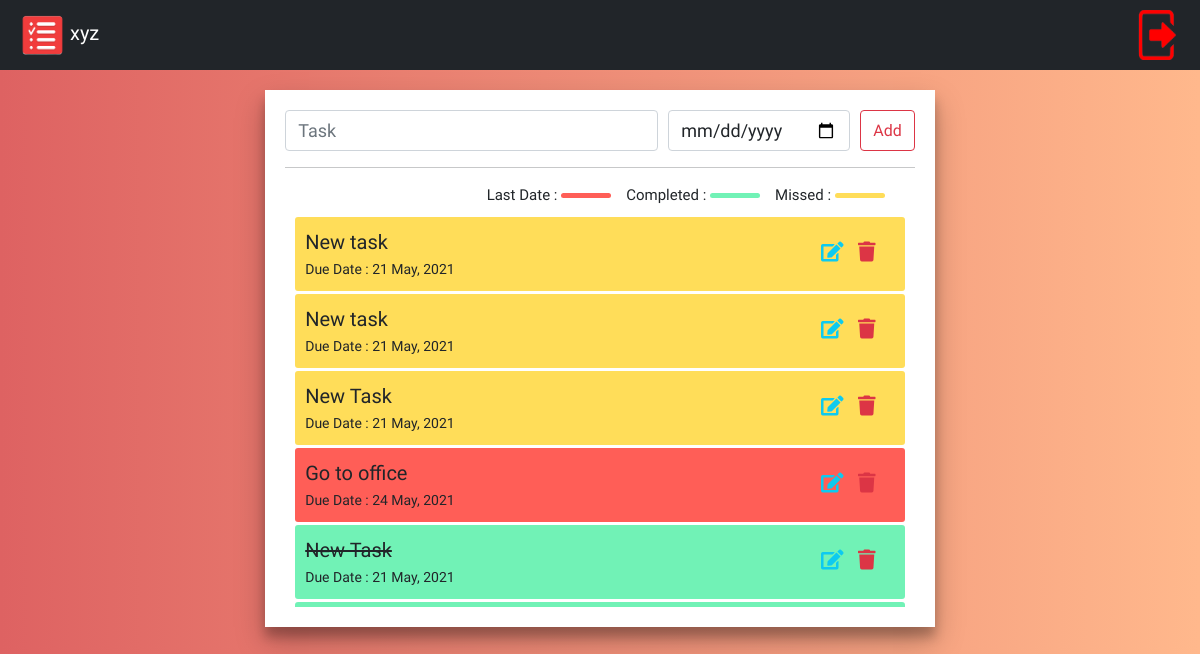
/task-list/ (signed in), run on the app's committed database.
### api/models.py (models this page shows, shortened)
class Task(models.Model):
    person = models.ForeignKey(User,on_delete=models.CASCADE,blank=True,null=True)
    task = models.CharField(max_length=400,blank=False,null=False)
    is_completed = models.BooleanField(default=False)
    created_at = models.DateTimeField(auto_now_add=True)
    due_date = models.DateField()

### api/views.py (the view, shortened to what this page needs)
# urls.py: path('task-list/', views.TaskList.as_view(),name='task-list'),
class TaskList(APIView):
    renderer_classes = [TemplateHTMLRenderer]
    def get(self, request):
        serializer = TaskSerializer()
        tasks = request.user.task_set.all().order_by('is_completed','due_date')
        return Response({'serializer':serializer,'tasks':tasks},template_name='dashboard.html')

### api/templates/dashboard.html (shortened to what this page needs)
{% extends 'index.html' %} {% block content%} {% load static %}
{% load rest_framework %}
<div class="container dashboard-wrapper">
    <form id="update-form" class="form-inline">
        <div class="inside-form">
        {% render_form serializer %}
        <input type="submit" class="btn  btn-outline-danger" value="Add">
        </div>
    </form>
    <hr>
    <div class="color-strip">
        <label >Last Date :&nbsp;</label>
        <label id="task-last-date"></label>
        <label >Completed :&nbsp;</label>
        <label id="task-completed"></label>
        <label >Missed :&nbsp;</label>
        <label id="task-missed"></label>
    </div>
    <div class="task-list">
        {% for task in tasks %}
            <div class="wrapper" data-id="{{task.id}}" data-is_completed="{{task.is_completed}}" data-due_date="{{task.due_date|date:"Y-m-d"}}" >
                <div class="task-detail" style="flex: 14;"data-id="{{task.id}}" data-task="{{task.task}}" data-is_completed="{{task.is_completed}}">
                {% if task.is_completed %}
                <strike >{{ task.task }}</strike>
                {% else %}
                <label >{{ task.task }}</label>
                {% endif %}
                <br>
                <small>
                Due Date : {{ task.due_date|date:"d M, Y" }}
                </small>
                </div>
                <div style="flex: 1;">
                    <i class="fa fa-edit edit" data-id="{{task.id}}" data-task="{{task.task}}" data-is_completed="{{task.is_completed}}" data-due_date="{{task.due_date|date:"Y-m-d"}}"></i>
                </div>
                <div style="flex: 1;">
                    <i class="fa fa-trash delete" data-id="{{task.id}}"></i>
                </div>
        </div>
        {% endfor %}
    </div>
</div>
{% endblock %}

### api/templates/index.html (shortened to what this page needs)
<!DOCTYPE html>
{% load rest_framework %}
{% load static %}
<html lang="en">
<head>
    <link href="https://cdn.jsdelivr.net/npm/bootstrap@5.0.0-beta3/dist/css/bootstrap.min.css" rel="stylesheet">
    <link rel="stylesheet" href="https://cdnjs.cloudflare.com/ajax/libs/font-awesome/5.15.3/css/all.min.css" />
<link rel="stylesheet" href="https://cdn.jsdelivr.net/npm/@fortawesome/fontawesome-free@5.15.3/css/fontawesome.min.css">
<link rel="stylesheet" href="{% static 'style.css' %}">
</head>
<body>
<nav class="navbar navbar-dark bg-dark justify-content-between">
    <div>
      {%if request.user.is_authenticated%}
          <a class="navbar-brand" href="{% url 'task-list' %}">
            <img src="{% static 'images/logo.png' %}" alt="">
            {{ request.user }}
      {% else%}
      <a class="navbar-brand" href="{% url 'index' %}">
        <img src="{% static 'images/logo.png' %}" alt="">
        TODO
      {% endif%}
      </a>
  </div>
  {% if request.user.is_authenticated %}
    <div >
      <a  href="{% url 'logout' %}">
    <img src="{% static 'images/logout.png' %}" alt="">
  </a>
</div>
    {% endif %}
  </nav>
<div class="container">
{% block content %}{% endblock %}
 </div>
</body>
</html>

### static/style.css (style rules this page uses)
body { box-sizing: border-box; background: linear-gradient(to right, #de6262, #ffb88c); font-family: "Padauk", sans-serif; }
.navbar { padding: 10px 20px; }
.navbar img { width: 45px; height: 50px; }
.dashboard-wrapper { width: 60%; background-color: #fff; box-shadow: 0 14px 28px rgba(0, 0, 0, 0.25), 0 10px 10px rgba(0, 0, 0, 0.22); margin-top: 20px; margin-bottom: 20px; padding: 20px; }
.form-group input { font-size: 18px; }
.inside-form { display: flex; justify-content: space-between; }
.form-group:nth-child(1) { margin-right: 10px; flex: 50%; }
.form-group:nth-child(2) { margin-right: 10px; flex: 5%; }
.task-list { padding: 10px; height: 400px; overflow-y: scroll; }
.wrapper { padding: 10px; display: flex; flex-direction: row; justify-content: space-between; align-items: center; border-radius: 3px; margin-bottom: 3px; }
.wrapper label, .wrapper strike { font-size: 20px; }
i { font-size: 20px; }
.edit { color: #0dcaf0; }
.delete { color: #dc3545; }
.color-strip { padding: 0px 30px; display: flex; flex-direction: row; justify-content: flex-end; align-items: center; font-size: 15px; }
#task-last-date { width: 50px; height: 5px; background-color: #ff5e57; border-radius: 3px; margin-right: 15px; }
#task-completed { width: 50px; height: 5px; background-color: #0be88194; border-radius: 3px; margin-right: 15px; }
#task-missed { width: 50px; height: 5px; background-color: #ffdd59; border-radius: 3px; }

### data on the page
Task: task "New task", due_date "21 May, 2021"
Task: task "New task", due_date "21 May, 2021"
Task: task "New Task", due_date "21 May, 2021"
Task: task "Go to office", due_date "24 May, 2021"
Task: task "New Task", due_date "21 May, 2021"

### other printed values
{{ request.user }} "xyz"
